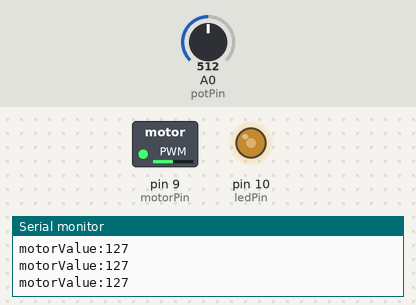
A sketch run on a simulated Arduino Uno, built with avr-gcc and run on an emulated ATmega328P. Parts: switched loads named in the sketch (green lamp = pin HIGH), output pins drawn as LEDs (lit = HIGH), the last lines printed to the serial monitor. The test bench sets the inputs (shaded band); at power-on: A0 (potPin) = 512.

Above: at 1.2 s.
1.3 s: A0 (potPin) set to 716
At 2.1 s:
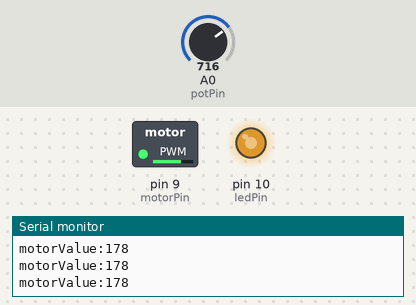
2.8 s: A0 (potPin) set to 900
At 3.5 s:
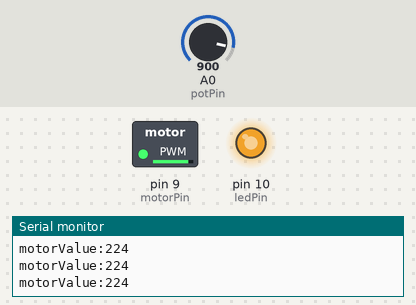
4.3 s: A0 (potPin) set to 122
At 4.8 s:
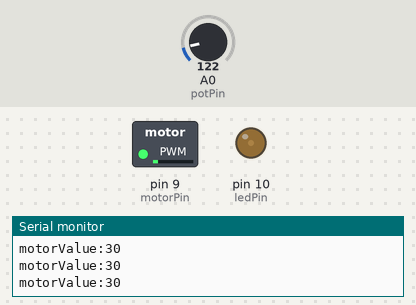
5.8 s: A0 (potPin) set to 0
At 6.2 s:
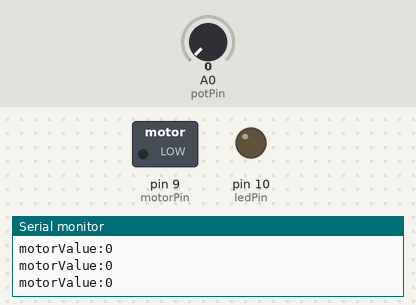
7.3 s: A0 (potPin) set to 511
At 8.7 s:
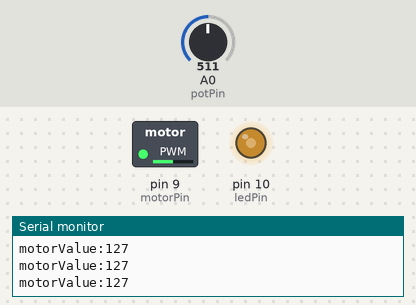
Timing chart, 0 to 9.8 s (numbered marks = the images above; inputs shaded):
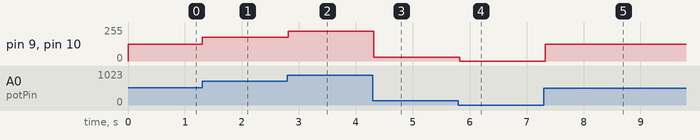

The sketch:

pot_motor.ino
```cpp
#define motorPin 9
#define ledPin 10
#define potPin A0

void setup() {
  pinMode(motorPin, OUTPUT);
  pinMode(ledPin, OUTPUT);
  pinMode(potPin, INPUT);
  Serial.begin(9600);
}

void loop() {
    int potValue = analogRead(potPin);
    int motorValue = map(potValue,0,1023,0,255);
    int ledValue = motorValue;
    Serial.print("motorValue:");
    Serial.println(motorValue);
    analogWrite(motorPin,motorValue);
    analogWrite(ledPin,ledValue);
    delay(100);
}
```

Measured:
- after the input at 1.3 s, pin 9 (motorPin), pin 10 (ledPin): 127/255 → 178/255 at once
- after the input at 2.8 s, pin 9 (motorPin), pin 10 (ledPin): 178/255 → 224/255 at once
- after the input at 4.3 s, pin 9 (motorPin), pin 10 (ledPin): 224/255 → 30/255 at once
- after the input at 5.8 s, pin 9 (motorPin), pin 10 (ledPin): 30/255 → 0/255 at once
- after the input at 7.3 s, pin 9 (motorPin), pin 10 (ledPin): 0/255 → 127/255 at once
